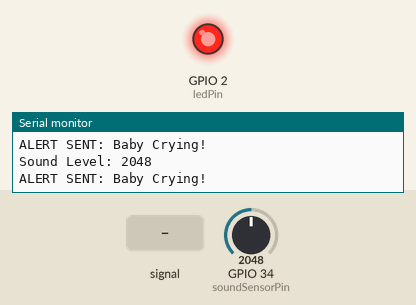
This sketch was run on a simulated ESP32. Parts: output pins drawn as LEDs (lit = HIGH), the last lines printed to the serial monitor. Dashed ring = blinking. Inputs (shaded band) come from the test bench; at power-on: GPIO 34 (soundSensorPin) = 2048. WiFi joins after 1.5 s; servers stay silent unless stated; no MQTT or app messages arrive unless stated.

Above: at 2.7 s.
2.8 s: GPIO 34 (soundSensorPin) fed a 1000 Hz sine of ±1023 counts around its level
At 3.4 s:
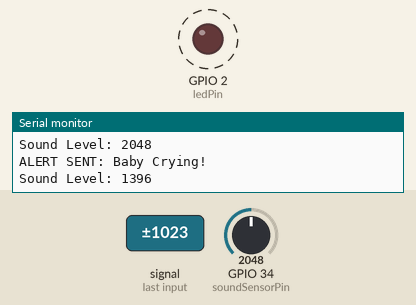
5.8 s: GPIO 34 (soundSensorPin) set to 1960
7.5 s: GPIO 34 (soundSensorPin) set to 2060
At 7.9 s:
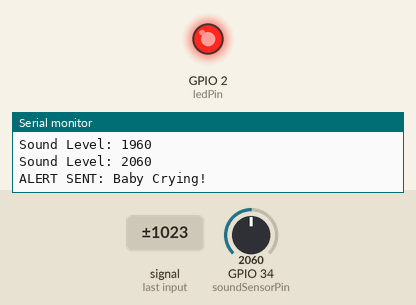
9.0 s: GPIO 34 (soundSensorPin) set to 1228
At 10.4 s:
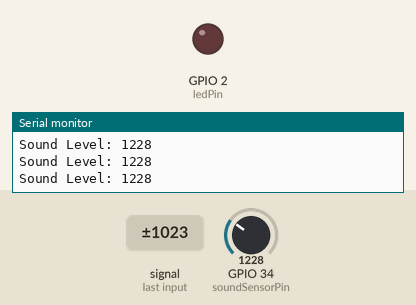
Timing chart, 0 to 11.5 s (numbered marks = the images above; inputs shaded):
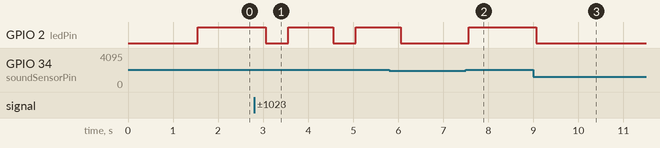

Measured:
- after the input at 2.8 s, GPIO 2 (ledPin): alternates HIGH for 1.0 s and LOW for 0.50 s, starting after 0.26 s
- after the input at 7.5 s, GPIO 2 (ledPin): LOW → HIGH after 0.06 s
- after the input at 9.0 s, GPIO 2 (ledPin): HIGH → LOW after 0.06 s

The sketch:

sketch.ino
```cpp
#include <WiFi.h>
#include <PubSubClient.h>

// Wi-Fi Credentials
const char* ssid = "wifi_name";
const char* password = "password";

// MQTT Broker settings
const char *mqtt_broker = "broker.emqx.io";  // EMQX broker endpoint
const char *mqtt_topic = "emqx/esp8266";     // MQTT topic
const char *mqtt_username = "emqx";  // MQTT username for authentication
const char *mqtt_password = "public";  // MQTT password for authentication
const int mqtt_port = 1883;  // MQTT port (TCP)

// Define GPIO Pins
const int soundSensorPin = 34;  // Potentiometer simulating sound
const int ledPin = 2;           // LED indicator

WiFiClient espClient;
PubSubClient client(espClient);

// Threshold for Cry Detection
const int cryThreshold = 2000;  // Adjust based on testing

void setup() {
    Serial.begin(115200);

    pinMode(ledPin, OUTPUT);
    digitalWrite(ledPin, LOW);

    // Connect to Wi-Fi
    Serial.print("Connecting to Wi-Fi...");
    WiFi.begin(ssid, password);
    while (WiFi.status() != WL_CONNECTED) {
        delay(500);
        Serial.print(".");
    }
    Serial.println("\nWi-Fi Connected!");

    // Connect to MQTT Broker
    client.setServer(mqtt_broker, mqtt_port);
    while (!client.connected()) {
        Serial.print("Connecting to MQTT...");
        if (client.connect("ESP32Client")) {
            Serial.println("\nConnected to MQTT!");
        } else {
            Serial.print("Failed. Error Code: ");
            Serial.print(client.state());
            delay(2000);
        }
    }
}

void loop() {
    int soundLevel = analogRead(soundSensorPin);  // Read simulated sound level
    Serial.print("Sound Level: ");
    Serial.println(soundLevel);

    if (soundLevel > cryThreshold) {
        digitalWrite(ledPin, HIGH);  // Turn LED ON
        client.publish(mqtt_topic, "Baby Crying!"); // Send MQTT alert
        Serial.println("ALERT SENT: Baby Crying!");
    } else {
        digitalWrite(ledPin, LOW);  // Turn LED OFF
    }

    delay(500);  // Delay before next reading
}
```
